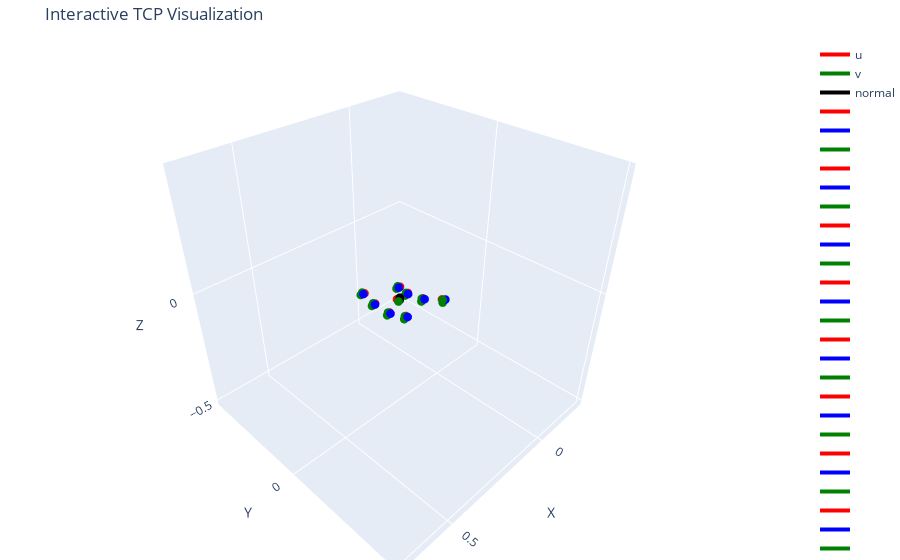

The cell this chart's notebook holds for it:
### Code cell
def plot_poses(T, u,v,origin, normal, poses):
    import plotly.graph_objects as go
    from scipy.spatial.transform import Rotation as R

    def arrow(start, vec, color, name=""):
        return go.Scatter3d(
            x=[start[0], start[0] + vec[0]],
            y=[start[1], start[1] + vec[1]],
            z=[start[2], start[2] + vec[2]],
            mode="lines+markers",
            line=dict(color=color, width=4),
            marker=dict(size=3, color=color),
            name=name
        )

    fig = go.Figure()

    # Axes
    fig.add_trace(arrow(origin, u * 0.01, "red", "u"))
    fig.add_trace(arrow(origin, v * 0.01, "green", "v"))
    fig.add_trace(arrow(origin, normal * 0.01, "black", "normal"))

    # pose positions
    for i, s in enumerate(poses):
        pos = np.array([s["ee.x"], s["ee.y"], s["ee.z"]])
        rotvec = np.array([s["ee.wx"], s["ee.wy"], s["ee.wz"]])

        # --- Convert to rotation matrix ---
        rot = R.from_rotvec(rotvec)
        R_mat = rot.as_matrix()

        # --- Original coordinate axes ---
        x_axis = np.array([1, 0, 0])
        y_axis = np.array([0, 1, 0])
        z_axis = np.array([0, 0, 1])

        # --- Rotated axes ---
        x_rot = R_mat @ x_axis
        y_rot = R_mat @ y_axis
        z_rot = R_mat @ z_axis
        fig.add_trace(arrow(pos, x_rot * 0.01, 'red'))
        fig.add_trace(arrow(pos, y_rot * 0.01, 'blue'))
        fig.add_trace(arrow(pos, z_rot * 0.01, 'green'))

    # Layout
    r = 0.5
    fig.update_layout(
        scene=dict(
            xaxis=dict(range=[origin[0] - r, origin[0] + r], title='X'),
            yaxis=dict(range=[origin[1] - r, origin[1] + r], title='Y'),
            zaxis=dict(range=[origin[2] - r, origin[2] + r], title='Z'),
            aspectmode='cube'
        ),
        margin=dict(l=0, r=0, t=40, b=0),
        title="Interactive TCP Visualization",
    )
    fig.show()

plot_poses(T, u, v, origin, normal, poses)
print("num poses: ", len(poses))

### Figure 1 — Plotly figure (JSON) as saved in the notebook; plotly's stock layout.template omitted (floating-point values rounded to 4 significant figures)
{"data": [{"line": {"color": "red", "width": 4}, "marker": {"color": "red", "size": 3}, "mode": "lines+markers", "name": "u", "x": [0.2382, 0.2417], "y": [0.01953, 0.01018], "z": [-0.02409, -0.02358], "type": "scatter3d"}, {"line": {"color": "green", "width": 4}, "marker": {"color": "green", "size": 3}, "mode": "lines+markers", "name": "v", "x": [0.2382, 0.2475], "y": [0.01953, 0.02306], "z": [-0.02409, -0.02366], "type": "scatter3d"}, {"line": {"color": "black", "width": 4}, "marker": {"color": "black", "size": 3}, "mode": "lines+markers", "name": "normal", "x": [0.2382, 0.2376], "y": [0.01953, 0.01986], "z": [-0.02409, -0.01411], "type": "scatter3d"}, {"line": {"color": "red", "width": 4}, "marker": {"color": "red", "size": 3}, "mode": "lines+markers", "name": "", "x": [0.2935, 0.2854], "y": [0.0994, 0.09628], "z": [-0.02237, -0.02731], "type": "scatter3d"}, {"line": {"color": "blue", "width": 4}, "marker": {"color": "blue", "size": 3}, "mode": "lines+markers", "name": "", "x": [0.2935, 0.2899], "y": [0.0994, 0.1087], "z": [-0.02237, -0.02234], "type": "scatter3d"}, {"line": {"color": "green", "width": 4}, "marker": {"color": "green", "size": 3}, "mode": "lines+markers", "name": "", "x": [0.2935, 0.2981], "y": [0.0994, 0.1012], "z": [-0.02237, -0.03106], "type": "scatter3d"}, {"line": {"color": "red", "width": 4}, "marker": {"color": "red", "size": 3}, "mode": "lines+markers", "name": "", "x": [0.3154, 0.3068], "y": [0.0419, 0.04064], "z": [-0.02566, -0.03065], "type": "scatter3d"}, {"line": {"color": "blue", "width": 4}, "marker": {"color": "blue", "size": 3}, "mode": "lines+markers", "name": "", "x": [0.3154, 0.3139], "y": [0.0419, 0.05179], "z": [-0.02566, -0.02563], "type": "scatter3d"}, {"line": {"color": "green", "width": 4}, "marker": {"color": "green", "size": 3}, "mode": "lines+markers", "name": "", "x": [0.3154, 0.3203], "y": [0.0419, 0.04265], "z": [-0.02566, -0.03433], "type": "scatter3d"}, {"line": {"color": "red", "width": 4}, "marker": {"color": "red", "size": 3}, "mode": "lines+markers", "name": "", "x": [0.3221, 0.3137], "y": [-0.02406, -0.02329], "z": [-0.01725, -0.02252], "type": "scatter3d"}, {"line": {"color": "blue", "width": 4}, "marker": {"color": "blue", "size": 3}, "mode": "lines+markers", "name": "", "x": [0.3221, 0.323], "y": [-0.02406, -0.0141], "z": [-0.01725, -0.01722], "type": "scatter3d"}, {"line": {"color": "green", "width": 4}, "marker": {"color": "green", "size": 3}, "mode": "lines+markers", "name": "", "x": [0.3221, 0.3274], "y": [-0.02406, -0.0245], "z": [-0.01725, -0.02575], "type": "scatter3d"}, {"line": {"color": "red", "width": 4}, "marker": {"color": "red", "size": 3}, "mode": "lines+markers", "name": "", "x": [0.312, 0.3041], "y": [-0.09047, -0.0878], "z": [-0.01048, -0.01598], "type": "scatter3d"}, {"line": {"color": "blue", "width": 4}, "marker": {"color": "blue", "size": 3}, "mode": "lines+markers", "name": "", "x": [0.312, 0.3152], "y": [-0.09047, -0.08099], "z": [-0.01048, -0.01045], "type": "scatter3d"}, {"line": {"color": "green", "width": 4}, "marker": {"color": "green", "size": 3}, "mode": "lines+markers", "name": "", "x": [0.312, 0.3172], "y": [-0.09047, -0.09219], "z": [-0.01048, -0.01884], "type": "scatter3d"}, {"line": {"color": "red", "width": 4}, "marker": {"color": "red", "size": 3}, "mode": "lines+markers", "name": "", "x": [0.1781, 0.1697], "y": [-0.05045, -0.04736], "z": [-0.02867, -0.03321], "type": "scatter3d"}, {"line": {"color": "blue", "width": 4}, "marker": {"color": "blue", "size": 3}, "mode": "lines+markers", "name": "", "x": [0.1781, 0.1815], "y": [-0.05045, -0.04106], "z": [-0.02867, -0.02864], "type": "scatter3d"}, {"line": {"color": "green", "width": 4}, "marker": {"color": "green", "size": 3}, "mode": "lines+markers", "name": "", "x": [0.1781, 0.1823], "y": [-0.05045, -0.05198], "z": [-0.02867, -0.03759], "type": "scatter3d"}, {"line": {"color": "red", "width": 4}, "marker": {"color": "red", "size": 3}, "mode": "lines+markers", "name": "", "x": [0.1863, 0.1774], "y": [-0.0002372, -0.0001687], "z": [-0.02905, -0.03356], "type": "scatter3d"}, {"line": {"color": "blue", "width": 4}, "marker": {"color": "blue", "size": 3}, "mode": "lines+markers", "name": "", "x": [0.1863, 0.1864], "y": [-0.0002372, 0.009763], "z": [-0.02905, -0.02902], "type": "scatter3d"}, {"line": {"color": "green", "width": 4}, "marker": {"color": "green", "size": 3}, "mode": "lines+markers", "name": "", "x": [0.1863, 0.1908], "y": [-0.0002372, -0.0002341], "z": [-0.02905, -0.03798], "type": "scatter3d"}, {"line": {"color": "red", "width": 4}, "marker": {"color": "red", "size": 3}, "mode": "lines+markers", "name": "", "x": [0.1721, 0.164], "y": [0.06263, 0.05888], "z": [-0.02922, -0.03371], "type": "scatter3d"}, {"line": {"color": "blue", "width": 4}, "marker": {"color": "blue", "size": 3}, "mode": "lines+markers", "name": "", "x": [0.1721, 0.1679], "y": [0.06263, 0.0717], "z": [-0.02922, -0.02918], "type": "scatter3d"}, {"line": {"color": "green", "width": 4}, "marker": {"color": "green", "size": 3}, "mode": "lines+markers", "name": "", "x": [0.1721, 0.1762], "y": [0.06263, 0.06455], "z": [-0.02922, -0.03815], "type": "scatter3d"}, {"line": {"color": "red", "width": 4}, "marker": {"color": "red", "size": 3}, "mode": "lines+markers", "name": "", "x": [0.1259, 0.1205], "y": [0.1176, 0.1104], "z": [-0.03003, -0.03446], "type": "scatter3d"}, {"line": {"color": "blue", "width": 4}, "marker": {"color": "blue", "size": 3}, "mode": "lines+markers", "name": "", "x": [0.1259, 0.1179], "y": [0.1176, 0.1235], "z": [-0.03003, -0.02999], "type": "scatter3d"}, {"line": {"color": "green", "width": 4}, "marker": {"color": "green", "size": 3}, "mode": "lines+markers", "name": "", "x": [0.1259, 0.1285], "y": [0.1176, 0.1211], "z": [-0.03003, -0.03899], "type": "scatter3d"}], "layout": {"scene": {"xaxis": {"range": [-0.2618, 0.7382], "title": {"text": "X"}}, "yaxis": {"range": [-0.4805, 0.5195], "title": {"text": "Y"}}, "zaxis": {"range": [-0.5241, 0.4759], "title": {"text": "Z"}}, "aspectmode": "cube"}, "margin": {"l": 0, "r": 0, "t": 40, "b": 0}, "title": {"text": "Interactive TCP Visualization"}}}
